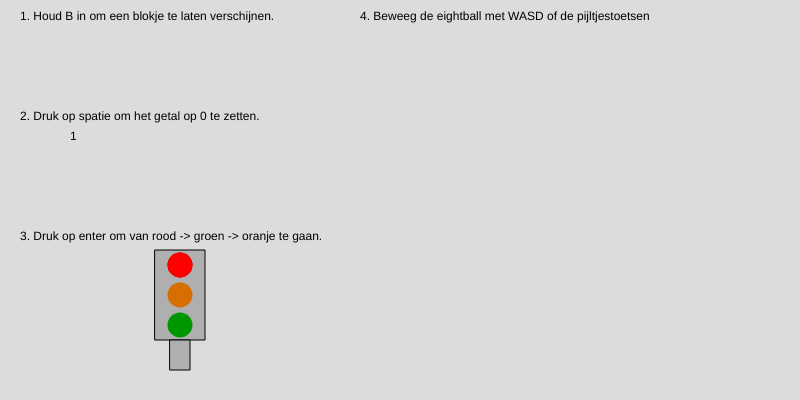
Frame 1 (no input)
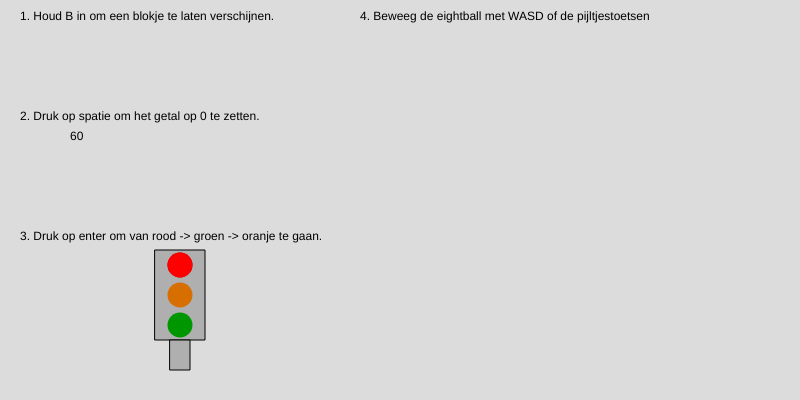
Frame 60 (no input)
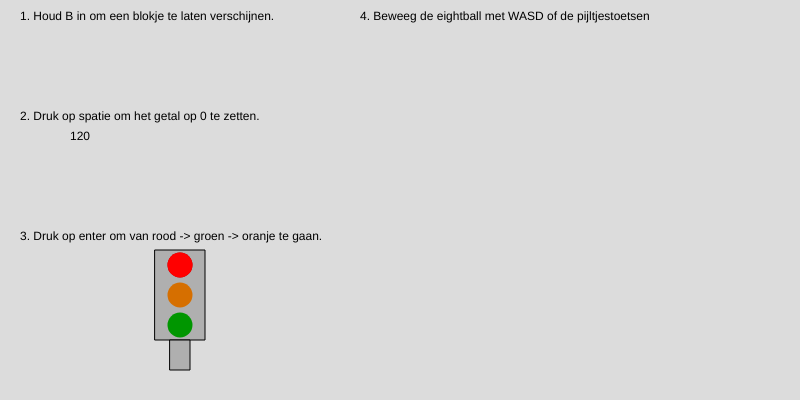
Frame 120 (the mouse pressed at the canvas centre since frame 60)

The p5.js sketch that drew these frames (run headless with seeded random() and noise() and a simulated clock; from frame 60 on, the mouse is pressed at the canvas centre):

// p5.js sketch
// ── sketch.js
let score = 0
let traffic_colors = 0

function setup() {
  createCanvas(800, 400);

}
function keyPressed() {
    if (keyCode === 13) {
      traffic_colors = (traffic_colors + 1) % 3;
      console.log(traffic_colors)
    }
}
function DrawTrafficLight() {
  if (traffic_colors == 0) {
    fill(255, 0, 0)
    circle(180, 265, 25)
  }
  else if (traffic_colors == 1) {
    fill(0, 255, 0)
    circle(180, 325, 25)
  }
   else if (traffic_colors == 2) {
    fill(255, 174, 0)
    circle(180, 295, 25);
  }
}

function draw() {
  background(220);
  fill(0);
  strokeWeight(1);
  text('1. Houd B in om een blokje te laten verschijnen.', 20,20);
  text('2. Druk op spatie om het getal op 0 te zetten.', 20, 120);
  text('3. Druk op enter om van rood -> groen -> oranje te gaan.', 20, 240);
  text('4. Beweeg de eightball met WASD of de pijltjestoetsen', 360, 20);

  if (keyIsDown(66)) {
    fill(255);
    rect(40, 40, 60, 60);
  }
  score = score + 1;
  fill(0);
  text(score, 70, 140);
  if (keyIsDown(32)) {
    score = 0
  }
  if (score >= 500) {
    score = 0
  }
  
  /*Traffic light*/
  stroke(0)
  strokeWeight(1);
  fill(175);
  rect(155, 250, 50, 90);
  rect(170, 340, 20, 30);

  noStroke()
  fill(166, 0, 0);
  circle(180, 265, 25);
  fill(214, 111, 0);
  circle(180, 295, 25);
  fill(0, 150, 0);
  circle(180, 325, 25);

  DrawTrafficLight()

}
